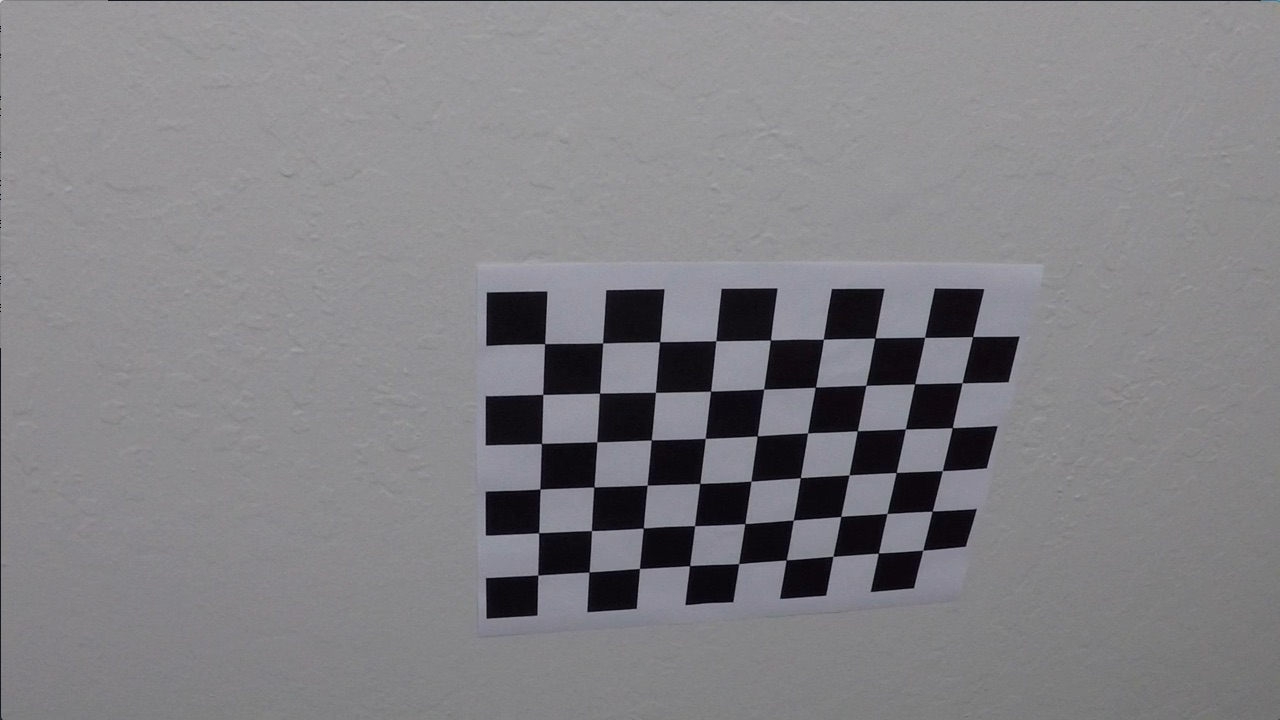
#> input picture CarND-Advanced-Line-Finding/camera_cal/calibration10.jpg, 1280 x 720 px; its folder holds only this picture in this run
$ jupyter execute --allow-errors P4-Advanced-Line-Finding.ipynb   (shell and % lines are left out)   (older library calls are emulated)
#> lines starting #> are read from the running program, lines starting #| are printed output that depends on the picture; after the words box and inside, x2 and y2 are one past the last pixel; in counts of white or black regions, pixels touching at a corner belong together
Calibrate camera

[cell 1]
import os
import pickle
import cv2
import numpy as np
import scipy.misc

import matplotlib.pyplot as plt
import matplotlib.image as mpimg
from matplotlib.figure import Figure
import math

[cell 2]
import os
import pickle
import cv2
import numpy as np
import scipy.misc

import matplotlib.pyplot as plt
import matplotlib.image as mpimg
from tqdm import tqdm

#find 3D object points in an image and transform them to 2D image points.
def getChessPoints(gray, chessGrid, objpoints,imgpoints):
  (nx, ny) = chessGrid
  # find chessboard points
  ret, corners = cv2.findChessboardCorners(gray, (nx, ny), None )

  # if found add image point and object points to lists
  if ret and not corners is None:
    objp = np.zeros((nx*ny,3),np.float32)
    objp[:,:2] = np.mgrid[0:nx,0:ny].T.reshape(-1,2)

    objpoints.append(objp)
    imgpoints.append(corners)
    return True
  return False

#calibrate a camera using images in an directory
def calibrateCamera(images_dir,image_shape,chessgrids):

#> called with images_dir = 'camera_cal', image_shape = (720, 1280), chessgrids = ((6, 9), (5, 9))
  objpoints = [] # 3d point in real world space
  imgpoints = [] # 2d points in image plane.

  count_ok = 0
  # get list of files in an directory
  images = os.listdir(images_dir)
  for i, item in enumerate(tqdm(images, desc='Processing image')):
    path_to_file = os.path.join(images_dir,item)
    #read the image
    image = mpimg.imread(path_to_file)
#> image is the input picture: shape (720, 1280, 3); mean R, G, B 130.2, 129.4, 133.1

    #resize it, if required
    if image.shape[0] != image_shape[0] or image.shape[1] != image_shape[1]:
      image = cv2.resize(image,(image_shape[1],image_shape[0]))

    # Convert to grayscale
    gray = cv2.cvtColor(image,cv2.COLOR_RGB2GRAY)

    # blur the image
    gray = cv2.medianBlur(gray,5)

    #not all images can be calibrated using a (6 / 9), try a list of possible grids
    for chessgrid in chessgrids:
      #find points in 2D and 3D space
      ret = getChessPoints(gray,chessgrid,objpoints,imgpoints)

      if ret:
        count_ok += 1
      break
#> this loop made 1 pass
#> ret on pass 1: True
#> after the loop, count_ok = 1

  if count_ok > 0:
    #use the points find a transformation for camera calibration
    ret, mtx, dist, rvecs, tvecs = cv2.calibrateCamera(objpoints, imgpoints, image_shape ,None,None)

    calibration = {'mtx': mtx,
               'dist': dist,
               'shape':IMAGE_SIZE}

    #save the calibration in a pickle file
    with open(CALIBRATION_PATH, 'wb') as f:
      pickle.dump(calibration, file=f)

    return (mtx,dist)
  else:
    return None,None

#show the original and the undistored image using a calibration
# [22 lines left out: functions showCalibrateImage, getCalibration, not called in this run]

CALIBRATION_PATH = "./calibration.p"

if __name__ == '__main__':

  images_dir = "camera_cal"
  output_dir = "output_images"
  IMAGE_SIZE = (720,1280)
  CHESS_GRIDS = ((6,9),(5,9))

  mtx,dist = calibrateCamera(images_dir,IMAGE_SIZE,CHESS_GRIDS)

  print("mtx:",mtx)
  print("dist:",dist)

  #generate the undistorded images
  images = os.listdir(images_dir)
  for item in images:
    path_to_file = os.path.join(images_dir,item)

    image = mpimg.imread(path_to_file)
#    showCalibrateImage(image,mtx,dist)#to show calibrated images

    #undistord using the calibration
    image = cv2.undistort(image, mtx, dist,None,mtx)

    #save the result
    path_to_image = os.path.join(output_dir,"{0}_{1}.jpg".format(item[:-4],"undist"))
    scipy.misc.imsave(path_to_image, image)

[cell 3]
def grayscale(img):
    """Applies the Grayscale transform
    This will return an image with only one color channel
    but NOTE: to see the returned image as grayscale
    you should call plt.imshow(gray, cmap='gray')"""
    return cv2.cvtColor(img, cv2.COLOR_BGR2GRAY)

def gaussian_blur(img, kernel_size):
    """Applies a Gaussian Noise kernel"""
    return cv2.GaussianBlur(img, (kernel_size, kernel_size), 0)

def region_of_interest(img, vertices):
    """
    Applies an image mask.

    Only keeps the region of the image defined by the polygon
    formed from `vertices`. The rest of the image is set to black.
    """
    #defining a blank mask to start with
    mask = np.zeros_like(img)

    #defining a 3 channel or 1 channel color to fill the mask with depending on the input image
    if len(img.shape) > 2:
        channel_count = img.shape[2]  # i.e. 3 or 4 depending on your image
        ignore_mask_color = (255,) * channel_count
    else:
        ignore_mask_color = 255

    #filling pixels inside the polygon defined by "vertices" with the fill color
    cv2.fillPoly(mask, vertices, ignore_mask_color)

    #returning the image only where mask pixels are nonzero
    masked_image = cv2.bitwise_and(img, mask)
    return masked_image


# [45 lines left out: functions draw_lines, weighted_img, color_select, not called in this run]

[cell 4]
from operator import itemgetter

#extract the lower center part of the image
def filterAreaOfInterest(image):
    maxx = image.shape[1]
    maxy = image.shape[0]
    y1 = int(maxy)
    y2 = int(maxy*0.58)
    x1 = int(maxx*0.4)
    x2 = int(maxx*0.6)
    x3 = int(maxx)
#    area = np.array([[0,y1],[x1+100,y2],[x1+100,y1],[x1-100,y1],[x1,y2],[x2,y2],[x3,y1]])
    area = np.array([[0,y1],[x1,y2],[x2,y2],[x3,y1]])

    return region_of_interest(image,[area])

#filter colors exeeding a statistical criteria
# [45 lines left out: functions filterImage, saveImageAndReturn, drawLines, smoothOneLine, not called in this run]


#historic list for left and right lines
global lhistory,rhistory
lhistory = []
rhistory = []

#smooth left or right line using a list of historic values,
#cap the min y value close to the center
# [9 lines left out: function smoothing, not called in this run]

[cell 5]
import math
from scipy.ndimage.interpolation import shift
from matplotlib.backends.backend_agg import FigureCanvasAgg as FigureCanvas
from matplotlib.figure import Figure

# [33 lines left out: functions mag_threshold, dir_threshold, not called in this run]

#binary from color thresholds on each color channel
def binaryWhite(image,thresh):
# Use a "bitwise OR" to identify pixels below the threshold
  threshold_r,threshold_g,threshold_b = (thresh)
  binary = np.zeros_like(image[:,:,0])
  binary[(image[:,:,0] >= threshold_r) \
            & (image[:,:,1] >= threshold_g) \
            & (image[:,:,2] >= threshold_b)]= 255

  return binary

#binary of S level between thresholds
def binarySfromHLS(image,thresh):
  hls = cv2.cvtColor(image, cv2.COLOR_RGB2HLS)
  S = hls[:,:,2]

#  mag_binary = mag_threshold(S,thresh=(30,240))
  binary = np.zeros_like(S)
#  binary[(S > thresh[0]) & (S <= thresh[1]) &  (mag_binary>0)] = 255
  binary[(S > thresh[0]) & (S <= thresh[1])] = 255
  return binary

#binary image combining S Level from HLS to get yellow lines and white from color space. Compined using "OR"
def binaryFromColorspace(image,threshS,threshW):
  c_binary = binaryWhite(image, threshW)
  s_binary = binarySfromHLS(image,threshS)
  binary = np.zeros_like(s_binary)
  binary[(c_binary > 0) | (s_binary > 0)] = 255

  return binary

def binaryFromColorspace2(image,threshW):
  image = cv2.blur(image,(7,1))
  c_binary = binaryWhite(image, threshW)
  g_binary = binaryFromGray(image)
  binary = np.zeros_like(g_binary)
  binary[(c_binary > 0) | (g_binary > 0)] = 255

  return binary

#create a one channel image build from three different channels (brightness, inverse U chrominance and the gray shades)
def grayFromColorspaces(image):
  gray = grayscale(image)
  yuv = cv2.cvtColor(image, cv2.COLOR_RGB2YUV)
  image[:,:,0] = yuv[:,:,0]
  image[:,:,1] = 255 - yuv[:,:,2]
  image[:,:,2] = gray

  gray = grayscale(image)
  return gray

#create a binary from the gray shaded image using a dynamic threshold calulated from mean plus standard deviation
def binaryFromGray(image):
  gray = grayFromColorspaces(image)

  threshold = np.percentile(gray,99)

  binary = np.zeros_like(gray[:,:])
  binary[(gray > threshold)] = 255
  return binary

# [8 lines left out: function combinedBinaryFromGradient, not called in this run]

def transformPerspective(image,M):
  warped = cv2.warpPerspective(image, M, (image.shape[1],image.shape[0]), flags=cv2.INTER_LINEAR)
  return warped

# [188 lines left out: functions getCameraPerspective, removeOutlier, findPeak, fitSecondOrderPolynom, curveRad, drawLinesOnRoad and 3 more, not called in this run]

[cell 6]
import scipy.misc
#calibrate camera
path_to_image = os.path.join("camera_cal","calibration1.jpg")
#> (the rest of this cell did not finish here and is left out)

[cell 7]
def testImage(image):
  image = cv2.GaussianBlur(image, (5, 5), 0)
  area_filtered_image = filterAreaOfInterest(image)
  binary = binaryFromColorspace(area_filtered_image,(250,255),(150,150,150))
  binary2 = binaryFromColorspace2(area_filtered_image,(150,150,150))

# move to gray shaded
  gray = grayscale(area_filtered_image)

  yuv = cv2.cvtColor(area_filtered_image, cv2.COLOR_RGB2YUV)
#  binary = extractContour(gray)
#  binary = np.array(binary)
#  combined = combinedBinaryFromGradient(gray,(80,200),(30,60))
  masked_image = cv2.bitwise_and(gray, binary)

  plt.imshow(area_filtered_image)
  plt.show()
  image[:,:,0] = yuv[:,:,0]
  image[:,:,1] = yuv[:,:,1]
  image[:,:,2] = (255 - yuv[:,:,2])
  image = filterAreaOfInterest(image)

  gray2 = grayscale(image)
  plt.imshow(image)
  plt.show()
  plt.imshow(gray,cmap="gray")
  plt.show()
  plt.imshow(image[:,:,2],cmap="gray")
  plt.show()
  plt.imshow(gray2,cmap="gray")
  plt.show()
  plt.imshow(binary,cmap="gray")
  plt.show()
  plt.imshow(binary2,cmap="gray")
  plt.show()
  plt.imshow(masked_image,cmap="gray")
  plt.show()

item = "test4.jpg"
#> item = 'test4.jpg'
#for item in os.listdir("test_images/"):
  #Read in and grayscale the image
print(item)
#| test4.jpg
path_to_image = os.path.join("test_images",item)
image = mpimg.imread(path_to_image)
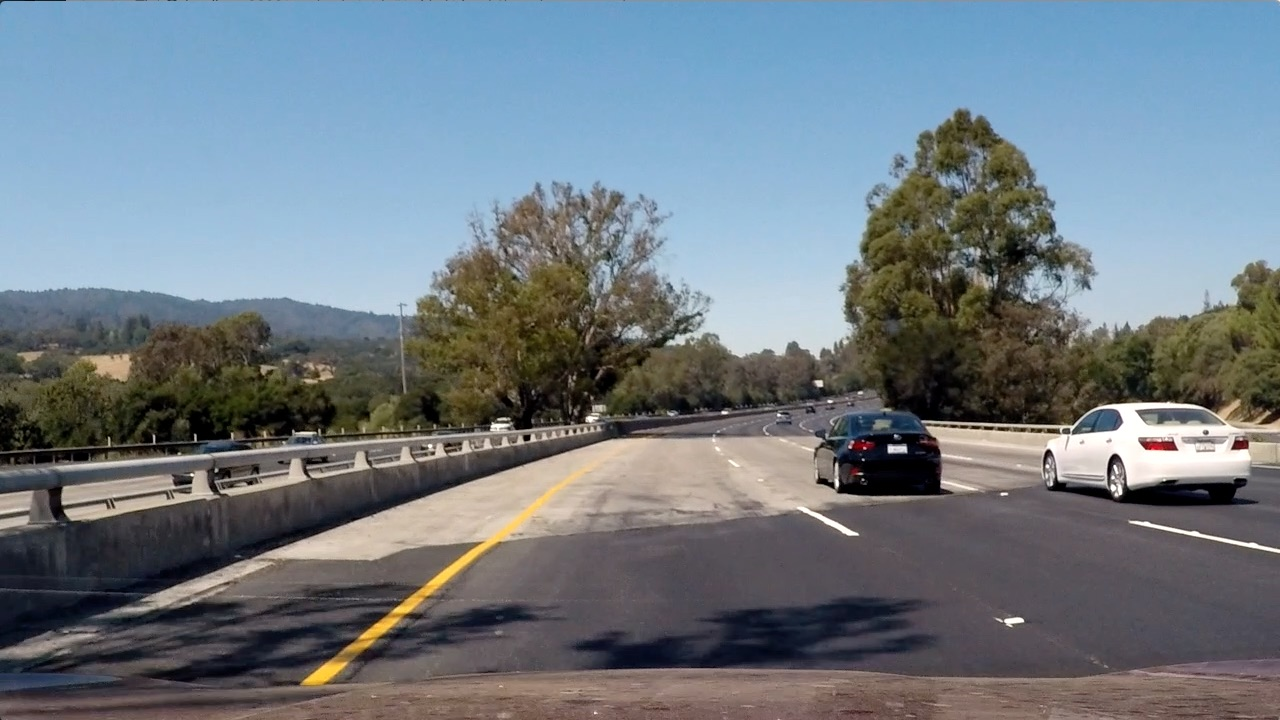
#> input picture CarND-Advanced-Line-Finding/test_images/test4.jpg, 1280 x 720 px
#> image is the input picture: shape (720, 1280, 3); mean R, G, B 112.2, 122.7, 130.9

testImage(image)
#> in region_of_interest, `cv2.fillPoly(mask, vertices, ignore_mask_color)`:
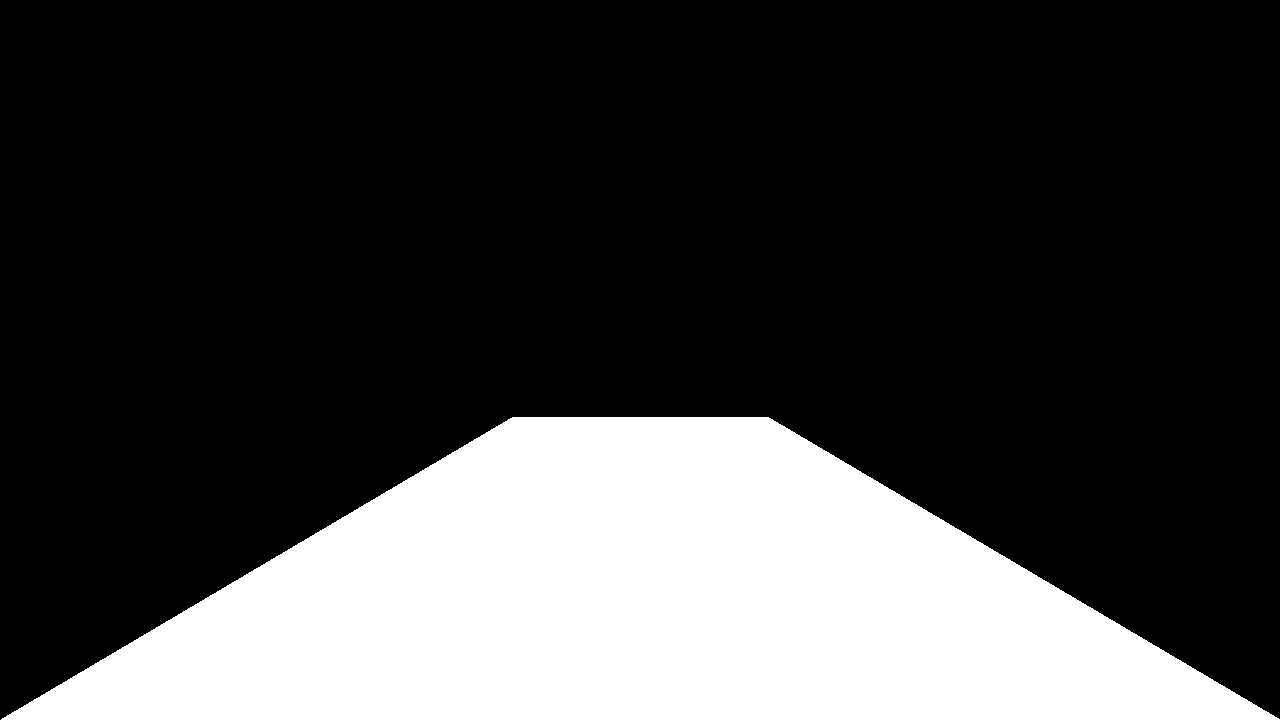
#> mask: shape (720, 1280, 3); 25.3% white; 1 white region, box (x1, y1, x2, y2) and area: (1, 417, 1280, 720) 232913
#> in binaryFromColorspace, `c_binary = binaryWhite(image, threshW)`: c_binary: shape (720, 1280); 3.3% white; 37 white regions (20 under 20 px), largest, box (x1, y1, x2, y2) and area: (275, 437, 861, 560) 28626, (601, 496, 671, 513) 491, (483, 424, 509, 435) 138
#> in binarySfromHLS, `hls = cv2.cvtColor(image, cv2.COLOR_RGB2HLS)`: hls: shape (720, 1280, 3); mean of channels 0, 1, 2 19.4, 25.3, 8.7
#> in binaryFromColorspace, `s_binary = binarySfromHLS(image,threshS)`: s_binary: shape (720, 1280); 0.06% white; 17 white regions (12 under 20 px), largest, box (x1, y1, x2, y2) and area: (842, 485, 895, 493) 169, (313, 667, 339, 679) 127, (434, 557, 469, 583) 107, (871, 479, 879, 487) 31, (524, 417, 530, 427) 30
#> in testImage, `binary = binaryFromColorspace(area_filtered_image,(250,255),(150,150,1..`: binary: shape (720, 1280); 3.3% white; 52 white regions (30 under 20 px), largest, box (x1, y1, x2, y2) and area: (275, 437, 861, 560) 28626, (601, 496, 671, 513) 491, (842, 485, 895, 493) 169
#> in binaryFromColorspace2, `c_binary = binaryWhite(image, threshW)`: c_binary: shape (720, 1280); 3.2% white; 21 white regions (12 under 20 px), largest, box (x1, y1, x2, y2) and area: (278, 437, 861, 560) 28948, (1000, 617, 1024, 626) 126, (488, 424, 510, 434) 124
#> in grayFromColorspaces, `yuv = cv2.cvtColor(image, cv2.COLOR_RGB2YUV)`: yuv: shape (720, 1280, 3); mean of channels 0, 1, 2 25.2, 127.3, 129.8
#> in grayscale (call 2), `return cv2.cvtColor(img, cv2.COLOR_BGR2GRAY)`:
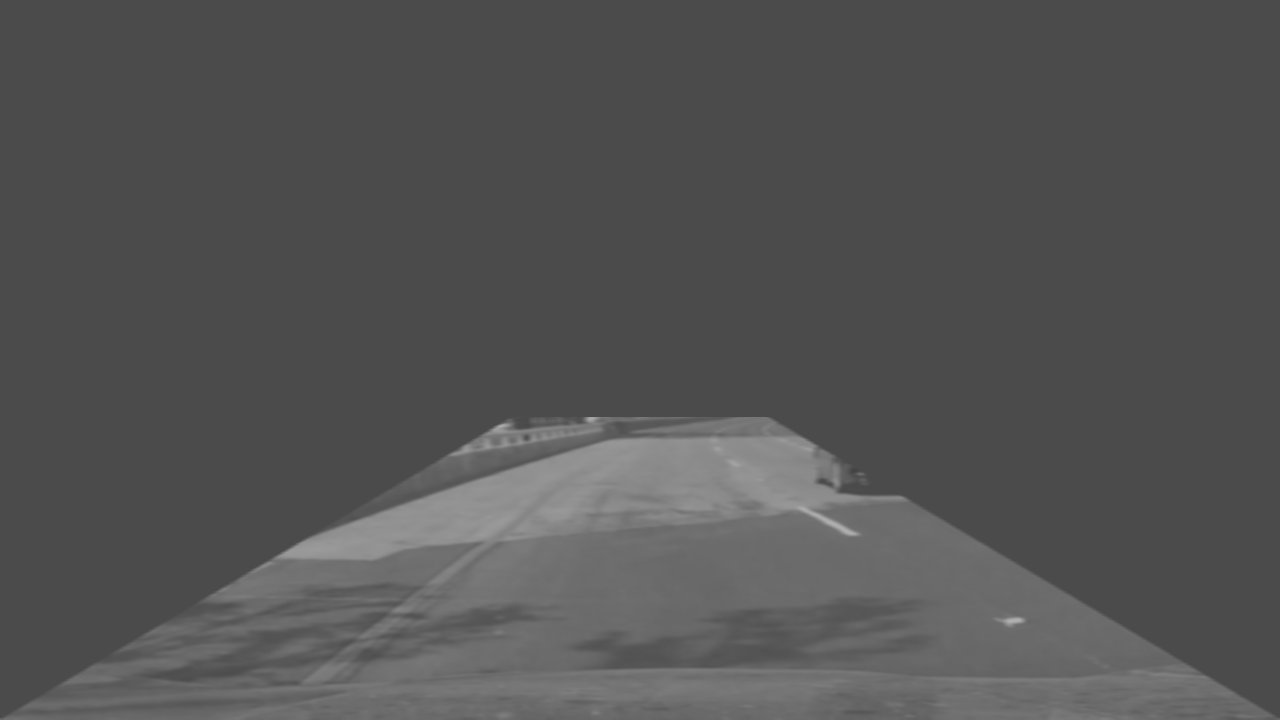
#> returned value: shape (720, 1280); min 66, max 177, mean 84
#> in binaryFromGray, `threshold = np.percentile(gray,99)`: threshold = 145
#> in binaryFromColorspace2, `g_binary = binaryFromGray(image)`: g_binary: shape (720, 1280); 0.93% white; 37 white regions (19 under 20 px), largest, box (x1, y1, x2, y2) and area: (281, 509, 441, 558) 2574, (511, 440, 648, 495) 1765, (429, 510, 519, 543) 1134
#> in testImage, `yuv = cv2.cvtColor(area_filtered_image, cv2.COLOR_RGB2YUV)`: yuv: shape (720, 1280, 3); mean of channels 0, 1, 2 25.2, 127.3, 129.8
#> in testImage, `image[:,:,2] = (255 - yuv[:,:,2])`:
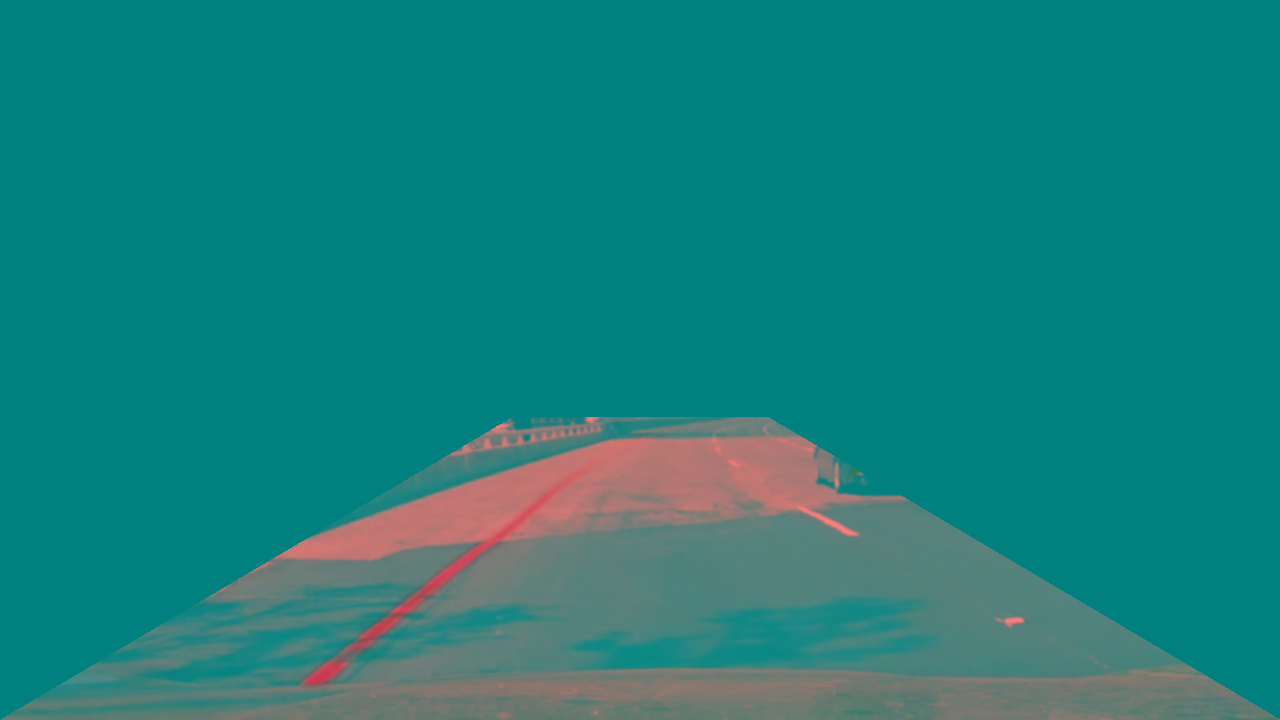
#> image: shape (720, 1280, 3); mean of channels 0, 1, 2 25.2, 127.3, 125.2; drawn as R, G, B
#> in testImage, `plt.show()`:
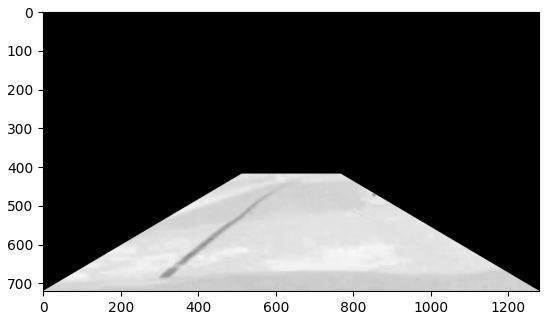
#> figure drawn by matplotlib, 1 panel

[cell 8]
class Line():
  def __init__(self):
    # was the line detected in the last iteration?
    self.detected = False
    self.detected_in_line_area = False
    # x values of the last n fits of the line
    self.recent_xfitted = []
    #radius of curvature of the line in some units
    self.radius_of_curvature = 0.0
    #distance in meters of vehicle center from the line
    self.offset = 0.0
    #fitted parameter
    self.fit = None

  def create(self,lx,ly):
    (lfx,lfy,lfit) = fitSecondOrderPolynom(lx,ly)
    self.update(lfit,lfx,lfy)

  #update a line. add fit topx and y to the stack, get the mean values over the stack
  # [8 lines left out: function update, not called in this run]

#    print(len(self.recent_xfitted))

  def calcX(self,y):
    xf = self.fit[0]*y**2 + self.fit[1]*y + self.fit[2]
    return np.array(xf).astype("int")

  # [4 lines left out: function getSmoothed, not called in this run]

  def calcOffset(self,image):
    x = self.calcX(np.array(image.shape[0]))
    self.offset = (image.shape[1] / 2 - x)*3.7/540

  # [59 lines left out: functions calcCurveRad, drawInfoText, findLine, followMoreMature, not called in this run]

[cell 9]
import os
print(os.listdir("test_images/"))

global image_counter,leftLine,rightLine
leftLine = Line()
rightLine = Line()
image_counter=0

#the process chain to draw lane lines on the road
# [70 lines left out: function process_colored_image, not called in this run]


#loop over the test pictures
resultPath = "result_images/"
if not os.path.exists(resultPath):
  os.mkdir(resultPath)

#> (the rest of this cell did not finish here and is left out)

[cell 10]
# Import everything needed to edit/save/watch video clips
from moviepy.editor import VideoFileClip
from IPython.display import HTML
import cv2
import numpy as np

# [5 lines left out: function process_image, not called in this run]

[cell 11]
global image_counter,leftLine,rightLine
leftLine = Line()
